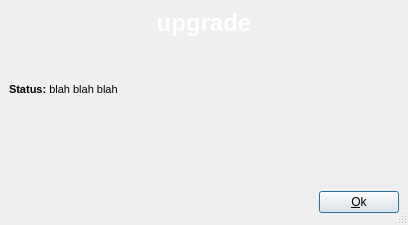
<ui version="4.0" >
 <author></author>
 <comment></comment>
 <exportmacro></exportmacro>
 <class>UpgradeDialog</class>
 <widget class="QDialog" name="UpgradeDialog" >
  <property name="geometry" >
   <rect>
    <x>0</x>
    <y>0</y>
    <width>408</width>
    <height>225</height>
   </rect>
  </property>
  <property name="windowTitle" >
   <string>File Transfer</string>
  </property>
  <property name="sizeGripEnabled" >
   <bool>true</bool>
  </property>
  <layout class="QGridLayout" >
   <property name="margin" >
    <number>9</number>
   </property>
   <property name="spacing" >
    <number>6</number>
   </property>
   <item row="0" column="0" colspan="2" >
    <layout class="QGridLayout" >
     <property name="margin" >
      <number>0</number>
     </property>
     <property name="spacing" >
      <number>6</number>
     </property>
     <item row="0" column="0" >
      <widget class="QLabel" name="headerLabel" >
       <property name="text" >
        <string>&lt;html>&lt;head>&lt;meta name="qrichtext" content="1" />&lt;/head>&lt;body style=" white-space: pre-wrap; font-family:MS Shell Dlg; font-size:8.25pt; font-weight:400; font-style:normal; text-decoration:none;">&lt;p style=" margin-top:0px; margin-bottom:0px; margin-left:0px; margin-right:0px; -qt-block-indent:0; text-indent:0px;">&lt;span style=" font-size:18pt; font-weight:600; color:#ffffff;">upgrade&lt;/span>&lt;/p>&lt;/body>&lt;/html></string>
       </property>
       <property name="alignment" >
        <set>Qt::AlignCenter</set>
       </property>
      </widget>
     </item>
     <item row="2" column="0" >
      <widget class="QLabel" name="statusLabel" >
       <property name="text" >
        <string>&lt;html>&lt;head>&lt;meta name="qrichtext" content="1" />&lt;/head>&lt;body style=" white-space: pre-wrap; font-family:MS Shell Dlg; font-size:8.25pt; font-weight:400; font-style:normal; text-decoration:none;">&lt;p style=" margin-top:0px; margin-bottom:0px; margin-left:0px; margin-right:0px; -qt-block-indent:0; text-indent:0px; font-size:8pt;">&lt;span style=" font-weight:600;">Status:&lt;/span> blah blah blah&lt;/p>&lt;/body>&lt;/html></string>
       </property>
       <property name="wordWrap" >
        <bool>true</bool>
       </property>
      </widget>
     </item>
     <item row="1" column="0" >
      <spacer>
       <property name="orientation" >
        <enum>Qt::Vertical</enum>
       </property>
       <property name="sizeHint" >
        <size>
         <width>20</width>
         <height>40</height>
        </size>
       </property>
      </spacer>
     </item>
    </layout>
   </item>
   <item row="1" column="0" colspan="2" >
    <spacer>
     <property name="orientation" >
      <enum>Qt::Vertical</enum>
     </property>
     <property name="sizeHint" >
      <size>
       <width>274</width>
       <height>21</height>
      </size>
     </property>
    </spacer>
   </item>
   <item row="2" column="1" >
    <widget class="QPushButton" name="okButton" >
     <property name="text" >
      <string>&amp;Ok</string>
     </property>
    </widget>
   </item>
   <item row="2" column="0" >
    <spacer>
     <property name="orientation" >
      <enum>Qt::Horizontal</enum>
     </property>
     <property name="sizeHint" >
      <size>
       <width>61</width>
       <height>27</height>
      </size>
     </property>
    </spacer>
   </item>
  </layout>
 </widget>
 <pixmapfunction></pixmapfunction>
 <tabstops>
  <tabstop>okButton</tabstop>
 </tabstops>
 <resources/>
 <connections>
  <connection>
   <sender>okButton</sender>
   <signal>clicked()</signal>
   <receiver>UpgradeDialog</receiver>
   <slot>accept()</slot>
   <hints>
    <hint type="sourcelabel" >
     <x>278</x>
     <y>253</y>
    </hint>
    <hint type="destinationlabel" >
     <x>96</x>
     <y>254</y>
    </hint>
   </hints>
  </connection>
 </connections>
</ui>
